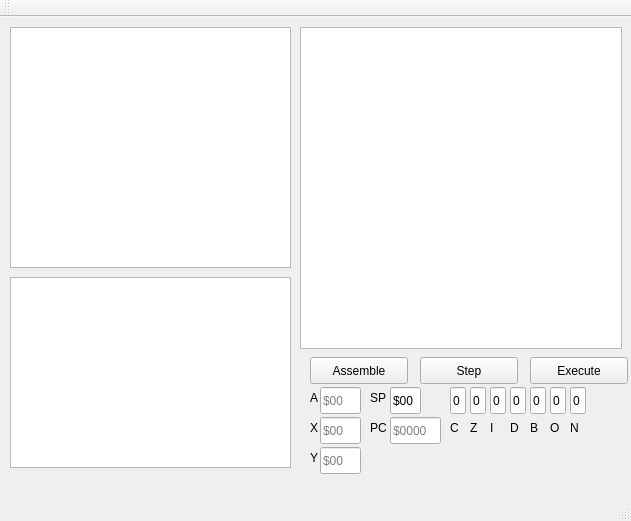
<?xml version="1.0" encoding="UTF-8"?>
<ui version="4.0">
 <class>MainWindow</class>
 <widget class="QMainWindow" name="MainWindow">
  <property name="geometry">
   <rect>
    <x>0</x>
    <y>0</y>
    <width>631</width>
    <height>521</height>
   </rect>
  </property>
  <property name="windowTitle">
   <string>MainWindow</string>
  </property>
  <widget class="QWidget" name="centralWidget">
   <widget class="QGraphicsView" name="memoryView">
    <property name="geometry">
     <rect>
      <x>300</x>
      <y>10</y>
      <width>322</width>
      <height>322</height>
     </rect>
    </property>
   </widget>
   <widget class="QLineEdit" name="lineAReg">
    <property name="geometry">
     <rect>
      <x>320</x>
      <y>370</y>
      <width>41</width>
      <height>27</height>
     </rect>
    </property>
    <property name="acceptDrops">
     <bool>false</bool>
    </property>
    <property name="readOnly">
     <bool>true</bool>
    </property>
    <property name="placeholderText">
     <string>$00</string>
    </property>
   </widget>
   <widget class="QLabel" name="lblA">
    <property name="geometry">
     <rect>
      <x>310</x>
      <y>370</y>
      <width>16</width>
      <height>21</height>
     </rect>
    </property>
    <property name="text">
     <string>A</string>
    </property>
   </widget>
   <widget class="QLabel" name="lblX">
    <property name="geometry">
     <rect>
      <x>310</x>
      <y>400</y>
      <width>16</width>
      <height>21</height>
     </rect>
    </property>
    <property name="text">
     <string>X</string>
    </property>
   </widget>
   <widget class="QLabel" name="lblY">
    <property name="geometry">
     <rect>
      <x>310</x>
      <y>430</y>
      <width>16</width>
      <height>21</height>
     </rect>
    </property>
    <property name="text">
     <string>Y</string>
    </property>
   </widget>
   <widget class="QLineEdit" name="lineXReg">
    <property name="geometry">
     <rect>
      <x>320</x>
      <y>400</y>
      <width>41</width>
      <height>27</height>
     </rect>
    </property>
    <property name="readOnly">
     <bool>true</bool>
    </property>
    <property name="placeholderText">
     <string>$00</string>
    </property>
   </widget>
   <widget class="QLineEdit" name="lineYReg">
    <property name="geometry">
     <rect>
      <x>320</x>
      <y>430</y>
      <width>41</width>
      <height>27</height>
     </rect>
    </property>
    <property name="readOnly">
     <bool>true</bool>
    </property>
    <property name="placeholderText">
     <string>$00</string>
    </property>
   </widget>
   <widget class="QLabel" name="lblSP">
    <property name="geometry">
     <rect>
      <x>370</x>
      <y>370</y>
      <width>21</width>
      <height>21</height>
     </rect>
    </property>
    <property name="text">
     <string>SP</string>
    </property>
   </widget>
   <widget class="QLineEdit" name="lineSPReg">
    <property name="geometry">
     <rect>
      <x>390</x>
      <y>370</y>
      <width>31</width>
      <height>27</height>
     </rect>
    </property>
    <property name="acceptDrops">
     <bool>false</bool>
    </property>
    <property name="text">
     <string>$00</string>
    </property>
    <property name="readOnly">
     <bool>true</bool>
    </property>
    <property name="placeholderText">
     <string>$00</string>
    </property>
   </widget>
   <widget class="QLabel" name="lblPC">
    <property name="geometry">
     <rect>
      <x>370</x>
      <y>400</y>
      <width>21</width>
      <height>21</height>
     </rect>
    </property>
    <property name="text">
     <string>PC</string>
    </property>
   </widget>
   <widget class="QLineEdit" name="linePCReg">
    <property name="geometry">
     <rect>
      <x>390</x>
      <y>400</y>
      <width>51</width>
      <height>27</height>
     </rect>
    </property>
    <property name="readOnly">
     <bool>true</bool>
    </property>
    <property name="placeholderText">
     <string>$0000</string>
    </property>
   </widget>
   <widget class="QPushButton" name="btnAssemble">
    <property name="geometry">
     <rect>
      <x>310</x>
      <y>340</y>
      <width>98</width>
      <height>27</height>
     </rect>
    </property>
    <property name="text">
     <string>Assemble</string>
    </property>
   </widget>
   <widget class="QPushButton" name="btnExecute">
    <property name="geometry">
     <rect>
      <x>530</x>
      <y>340</y>
      <width>98</width>
      <height>27</height>
     </rect>
    </property>
    <property name="text">
     <string>Execute</string>
    </property>
   </widget>
   <widget class="QPushButton" name="btnStep">
    <property name="geometry">
     <rect>
      <x>420</x>
      <y>340</y>
      <width>98</width>
      <height>27</height>
     </rect>
    </property>
    <property name="text">
     <string>Step</string>
    </property>
   </widget>
   <widget class="QPlainTextEdit" name="codeEdit">
    <property name="geometry">
     <rect>
      <x>10</x>
      <y>10</y>
      <width>281</width>
      <height>241</height>
     </rect>
    </property>
   </widget>
   <widget class="QPlainTextEdit" name="txtStatus">
    <property name="geometry">
     <rect>
      <x>10</x>
      <y>260</y>
      <width>281</width>
      <height>191</height>
     </rect>
    </property>
    <property name="acceptDrops">
     <bool>false</bool>
    </property>
    <property name="readOnly">
     <bool>true</bool>
    </property>
   </widget>
   <widget class="QLineEdit" name="lineCarry">
    <property name="geometry">
     <rect>
      <x>450</x>
      <y>370</y>
      <width>16</width>
      <height>27</height>
     </rect>
    </property>
    <property name="text">
     <string>0</string>
    </property>
   </widget>
   <widget class="QLineEdit" name="lineZero">
    <property name="geometry">
     <rect>
      <x>470</x>
      <y>370</y>
      <width>16</width>
      <height>27</height>
     </rect>
    </property>
    <property name="text">
     <string>0</string>
    </property>
   </widget>
   <widget class="QLineEdit" name="lineDecimal">
    <property name="geometry">
     <rect>
      <x>510</x>
      <y>370</y>
      <width>16</width>
      <height>27</height>
     </rect>
    </property>
    <property name="text">
     <string>0</string>
    </property>
   </widget>
   <widget class="QLineEdit" name="lineOver">
    <property name="geometry">
     <rect>
      <x>550</x>
      <y>370</y>
      <width>16</width>
      <height>27</height>
     </rect>
    </property>
    <property name="text">
     <string>0</string>
    </property>
   </widget>
   <widget class="QLineEdit" name="lineBreak">
    <property name="geometry">
     <rect>
      <x>530</x>
      <y>370</y>
      <width>16</width>
      <height>27</height>
     </rect>
    </property>
    <property name="text">
     <string>0</string>
    </property>
   </widget>
   <widget class="QLineEdit" name="lineInt">
    <property name="geometry">
     <rect>
      <x>490</x>
      <y>370</y>
      <width>16</width>
      <height>27</height>
     </rect>
    </property>
    <property name="text">
     <string>0</string>
    </property>
   </widget>
   <widget class="QLineEdit" name="lineNeg">
    <property name="geometry">
     <rect>
      <x>570</x>
      <y>370</y>
      <width>16</width>
      <height>27</height>
     </rect>
    </property>
    <property name="text">
     <string>0</string>
    </property>
   </widget>
   <widget class="QLabel" name="lblA_2">
    <property name="geometry">
     <rect>
      <x>450</x>
      <y>400</y>
      <width>16</width>
      <height>21</height>
     </rect>
    </property>
    <property name="text">
     <string>C</string>
    </property>
   </widget>
   <widget class="QLabel" name="lblA_3">
    <property name="geometry">
     <rect>
      <x>470</x>
      <y>400</y>
      <width>16</width>
      <height>21</height>
     </rect>
    </property>
    <property name="text">
     <string>Z</string>
    </property>
   </widget>
   <widget class="QLabel" name="lblA_4">
    <property name="geometry">
     <rect>
      <x>490</x>
      <y>400</y>
      <width>16</width>
      <height>21</height>
     </rect>
    </property>
    <property name="text">
     <string>I</string>
    </property>
   </widget>
   <widget class="QLabel" name="lblA_5">
    <property name="geometry">
     <rect>
      <x>510</x>
      <y>400</y>
      <width>16</width>
      <height>21</height>
     </rect>
    </property>
    <property name="text">
     <string>D</string>
    </property>
   </widget>
   <widget class="QLabel" name="lblA_6">
    <property name="geometry">
     <rect>
      <x>530</x>
      <y>400</y>
      <width>16</width>
      <height>21</height>
     </rect>
    </property>
    <property name="text">
     <string>B</string>
    </property>
   </widget>
   <widget class="QLabel" name="lblA_7">
    <property name="geometry">
     <rect>
      <x>550</x>
      <y>400</y>
      <width>16</width>
      <height>21</height>
     </rect>
    </property>
    <property name="text">
     <string>O</string>
    </property>
   </widget>
   <widget class="QLabel" name="lblA_8">
    <property name="geometry">
     <rect>
      <x>570</x>
      <y>400</y>
      <width>16</width>
      <height>21</height>
     </rect>
    </property>
    <property name="text">
     <string>N</string>
    </property>
   </widget>
  </widget>
  <widget class="QMenuBar" name="menuBar">
   <property name="geometry">
    <rect>
     <x>0</x>
     <y>0</y>
     <width>631</width>
     <height>25</height>
    </rect>
   </property>
  </widget>
  <widget class="QToolBar" name="mainToolBar">
   <attribute name="toolBarArea">
    <enum>TopToolBarArea</enum>
   </attribute>
   <attribute name="toolBarBreak">
    <bool>false</bool>
   </attribute>
  </widget>
  <widget class="QStatusBar" name="statusBar"/>
 </widget>
 <layoutdefault spacing="6" margin="11"/>
 <resources/>
 <connections/>
</ui>
